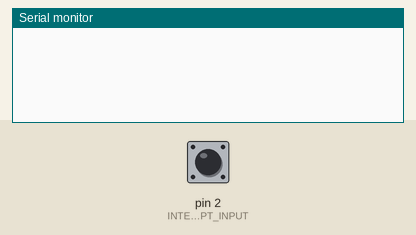
Bench run of a sketch on a simulated Arduino Uno, built with avr-gcc and run on an emulated ATmega328P. Shown: the last lines printed to the serial monitor. The test bench sets the inputs (shaded band); at power-on: pin 2 (INTERRUPT_INPUT) HIGH.

Above: at 1.2 s.
1.3 s: pin 2 (INTERRUPT_INPUT) pulled LOW for 0.15 s
At 2.8 s:
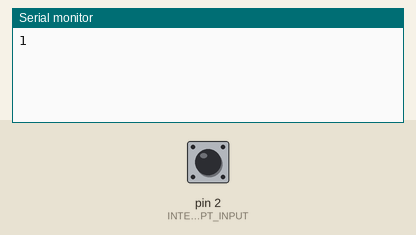
4.4 s: pin 2 (INTERRUPT_INPUT) pulled LOW for 1 s
At 6.8 s:
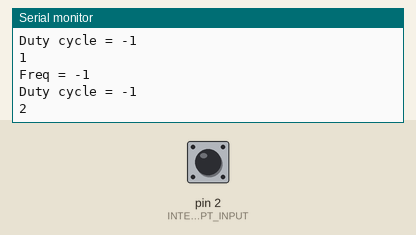
6.9 s: pin 2 (INTERRUPT_INPUT) pulled LOW for 0.15 s
At 9.9 s:
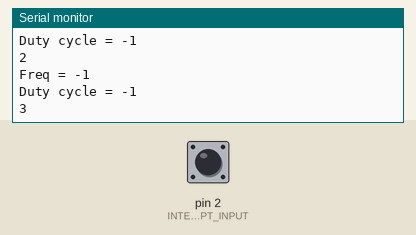
Timing chart, 0 to 11.4 s (numbered marks = the images above; inputs shaded):
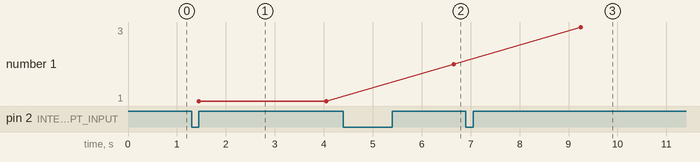

Measured:
- after the input at 1.3 s, the serial monitor: prints a new line after 0.15 s (image 1)
- after the input at 4.4 s, the serial monitor: prints a new line after 2.3 s (image 2)
- after the input at 6.9 s, the serial monitor: prints a new line after 2.4 s (image 3)
- plotted number 1: 1 → 2 after the input at 4.4 s, 2 → 3 after the input at 6.9 s

The sketch:

sketch_dec6c.ino
```cpp
#define INTERRUPT_INPUT 2  // Pin assignments

int pulse_counter = 0;


void setup() {
  Serial.begin(9600);
  // For noise suppression, enable pullup on interrupt pin
  digitalWrite(INTERRUPT_INPUT, HIGH);
  attachInterrupt(INTERRUPT_INPUT - 2,
                  interrupt_handler,
                  RISING);
  //khoi dong ngat ngoai 2,
  //chuong trinh phuc vu ngat ngoai interrupt_handler
  //ngat suon len(suon xung tu thap len cao)
}


void loop() {
  if (pulse_counter > 0) {
    Serial.println(pulse_counter);
    delay(100);
    int pulseHigh = pulseIn(INTERRUPT_INPUT, HIGH);
    int pulseLow = pulseIn(INTERRUPT_INPUT, LOW);
    int period = pulseHigh + pulseLow;
    int freq = 1000000 / period;
    int duty = pulseHigh * 1000 / period;
    Serial.print("Freq = ");
    Serial.println(freq);
    Serial.print("Duty cycle = ");
    Serial.println(duty);
    delay(500);
  }
}


void interrupt_handler() {
  pulse_counter = pulse_counter + 1;
}
```
